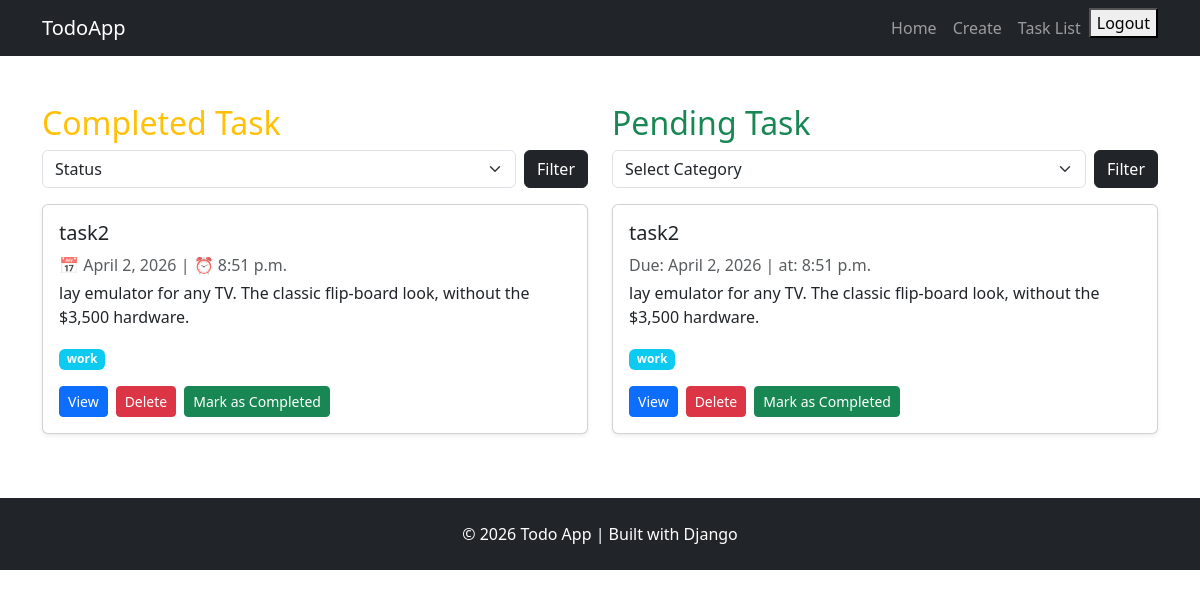
Screenshot of / (signed in) with the database file from the repository.
### task/models.py (models this page shows, shortened)
class Task(models.Model):
    STATUS = [
        ('pending', 'Pending'),
        ('completed', 'Completed'),
    ]
    CATEGORY = [
        ('work', 'Work'),
        ('personal', 'Personal'),
        ('others', 'Others'),
    ]
    title = models.CharField(max_length=15)
    descriptions = models.TextField()
    due_date= models.DateField()
    due_time = models.TimeField()
    status = models.CharField(max_length=15, choices=STATUS, default= 'pending')
    category = models.CharField(max_length=15, choices=CATEGORY)
    is_completed = models.BooleanField(default=False)
    user = models.ForeignKey(User, on_delete=models.CASCADE)

### task/views.py (the view)
# urls.py: path('', views.tasklist, name='tasklist'),
@login_required
def tasklist(request):
    status_filter = request.GET.get('status', 'all')
    category_filter = request.GET.get('category', 'all')
    tasks = Task.objects.filter(user= request.user)
    if status_filter != 'all':
        tasks = tasks.filter(is_completed=(status_filter == 'completed'))
    if category_filter != 'all':
        tasks = tasks.filter(category= category_filter)
    completed_task = tasks.filter(is_completed= True)
    pending_task = tasks.filter(is_completed= False)
    return render(request, 'tasklist.html',{
        'completed_task': completed_task,
        'pending_task' : pending_task,
        'status_filter': status_filter,
        'category_filter': category_filter,
    })

### task/templates/tasklist.html (shortened to what this page needs)
{% extends 'base.html' %}
{% load crispy_forms_tags %}
{% block content %}
<div class="row">
    <div class="col-md-6">
        <h2 class="text-warning">Completed Task</h2>
        <form method="GET" class="mb-3">
            <div class="d-flex gap-2">
                <select name="category" class="form-select">
                    <option value="all" {%if status_filter == 'all' %} selected {% endif %}>Status</option>
                </select>
                <button type="submit" class="btn btn-dark">Filter</button>
            </div>
        </form>
        {% for task in completed_task %}
        <div class="card mb-3 shadow-sm">
            <div class="card-body">
                <h5 class="card-title">{{ task.title }}</h5>
                <p class="text-muted mb-1">
                    📅 {{ task.due_date }} | ⏰ {{ task.due_time }}
                </p>
                <p>{{ task.descriptions }}</p>
                <span class="badge bg-info">{{ task.category }}</span>
                <div class="mt-3 d-flex gap-2">
                    <a href="{% url 'task_details' task.id %}" class="btn btn-sm btn-primary">
                        View
                    </a>
                    <a href="{% url 'task_delete' task.id %}" class="btn btn-sm btn-danger">
                        Delete
                    </a>
                    {% if not task.completed %}
                    <a href="{% url 'task_mark_compeleted' task.id %}" class="btn btn-sm btn-success">
                        Mark as Completed
                    </a>
                    {% else %}
                    <span class="badge bg-success">Completed</span>
                    {% endif %}
                </div>
            </div>
        </div>
        {% empty %}
            <p>No tasks available</p>
        {% endfor %}
    </div>
    <div class="col-md-6">
        <h2 class="text-success">Pending Task</h2>
        <form method="GET" class="mb-3">
            <div class="d-flex gap-2">
                <select name="category" class="form-select">
                    <option value="all"{%if category_filter == 'all' %} selected {% endif %} >Select Category</option>
                </select>
                <button type="submit" class="btn btn-dark">Filter</button>
            </div>
        </form>
        {% for task in pending_task %}
        <div class="card mb-3 shadow-sm">
            <div class="card-body">
                <h5 class="card-title">{{ task.title }}</h5>
                <p class="text-muted mb-1">
                    Due: {{ task.due_date }} | at: {{ task.due_time }}
                </p>
                <p>{{ task.descriptions|truncatewords:15 }}</p>
                <span class="badge bg-info">{{ task.category }}</span>
                <div class="mt-3 d-flex gap-2">
                    <a href="{% url 'task_details' task.id %}" class="btn btn-sm btn-primary">
                        View
                    </a>
                    <a href="{% url 'task_delete' task.id %}" class="btn btn-sm btn-danger">
                        Delete
                    </a>
                    {% if not task.completed %}
                    <a href="{% url 'task_mark_compeleted' task.id %}" class="btn btn-sm btn-success">
                        Mark as Completed
                    </a>
                    {% else %}
                    <span class="badge bg-success">Completed</span>
                    {% endif %}
                </div>
            </div>
        </div>
        {% empty %}
            <p>No tasks available</p>
        {% endfor %}
    </div>
</div>
{% endblock %}

### templates/base.html (shortened to what this page needs)
<!DOCTYPE html>
<html lang="en">
  <head>
    <link href="https://cdn.jsdelivr.net/npm/bootstrap@5.3.0/dist/css/bootstrap.min.css" rel="stylesheet" />
  </head>
  <body>
    <nav class="navbar navbar-expand-lg navbar-dark bg-dark">
      <div class="container">
        <a class="navbar-brand" href="#">TodoApp</a>
        <div class="collapse navbar-collapse" id="navbarNav">
          <ul class="navbar-nav ms-auto">
            <li class="nav-item">
              <a class="nav-link" href="#">Home</a>
            </li>
            <li class="nav-item">
              <a class="nav-link" href="{% url 'task_forms' %}">Create</a>
            </li>
            <li class="nav-item">
              <a class="nav-link" href=" {% url 'tasklist' %} ">Task List</a>
            </li>
            {% if user.is_authenticated %}
              <form action="{% url 'logout' %}" method="POST">
                <button type="submit">Logout</button>
              </form>
            {% endif %}
          </ul>
        </div>
      </div>
    </nav>
    <div class="container mt-5">
      {% block content %}
      {% endblock %}
    </div>
    <footer class="bg-dark text-white mt-5 py-4">
      <div class="container text-center">
        <p class="mb-0">© 2026 Todo App | Built with Django</p>
      </div>
    </footer>
  </body>
</html>

### rows the page displays
Task: title "task2", due_date "April 2, 2026", due_time "8:51 p.m.", descriptions "lay emulator for any TV. The classic flip-board look, without the $3,500 hardware.", category "work"
Task: title "task2", due_date "April 2, 2026", due_time "8:51 p.m.", descriptions "lay emulator for any TV. The classic flip-board look, without the $3,500 hardware.", category "work"
